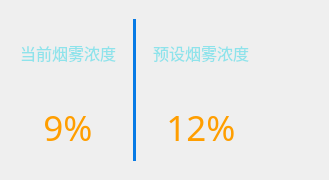
<?xml version="1.0" encoding="UTF-8"?>
<ui version="4.0">
 <class>SmokeSetting</class>
 <widget class="QWidget" name="SmokeSetting">
  <property name="geometry">
   <rect>
    <x>0</x>
    <y>0</y>
    <width>329</width>
    <height>180</height>
   </rect>
  </property>
  <property name="sizePolicy">
   <sizepolicy hsizetype="Maximum" vsizetype="Preferred">
    <horstretch>0</horstretch>
    <verstretch>0</verstretch>
   </sizepolicy>
  </property>
  <property name="windowTitle">
   <string>Form</string>
  </property>
  <layout class="QHBoxLayout" name="horizontalLayout_3">
   <property name="spacing">
    <number>0</number>
   </property>
   <property name="margin">
    <number>0</number>
   </property>
   <item>
    <widget class="QWidget" name="widget" native="true">
     <property name="maximumSize">
      <size>
       <width>16777215</width>
       <height>160</height>
      </size>
     </property>
     <layout class="QHBoxLayout" name="horizontalLayout_2">
      <property name="spacing">
       <number>0</number>
      </property>
      <property name="margin">
       <number>0</number>
      </property>
      <item>
       <layout class="QHBoxLayout" name="horizontalLayout">
        <item>
         <widget class="QWidget" name="widget_temp" native="true">
          <layout class="QGridLayout" name="gridLayout">
           <item row="0" column="0">
            <widget class="QLabel" name="label_2">
             <property name="font">
              <font>
               <family>楷体</family>
               <pointsize>12</pointsize>
              </font>
             </property>
             <property name="styleSheet">
              <string notr="true">color: rgb(142, 227, 235);</string>
             </property>
             <property name="text">
              <string>当前烟雾浓度</string>
             </property>
             <property name="alignment">
              <set>Qt::AlignCenter</set>
             </property>
            </widget>
           </item>
           <item row="1" column="0">
            <widget class="QLabel" name="label_cur_smoke">
             <property name="font">
              <font>
               <family>楷体</family>
               <pointsize>26</pointsize>
              </font>
             </property>
             <property name="styleSheet">
              <string notr="true">color: rgb(255, 158, 0);</string>
             </property>
             <property name="text">
              <string>9%</string>
             </property>
             <property name="alignment">
              <set>Qt::AlignCenter</set>
             </property>
            </widget>
           </item>
           <item row="0" column="1" rowspan="2">
            <widget class="QLabel" name="label">
             <property name="sizePolicy">
              <sizepolicy hsizetype="Preferred" vsizetype="Expanding">
               <horstretch>0</horstretch>
               <verstretch>0</verstretch>
              </sizepolicy>
             </property>
             <property name="minimumSize">
              <size>
               <width>3</width>
               <height>0</height>
              </size>
             </property>
             <property name="maximumSize">
              <size>
               <width>3</width>
               <height>16777215</height>
              </size>
             </property>
             <property name="styleSheet">
              <string notr="true">background-color: rgb(7, 122, 229);</string>
             </property>
             <property name="text">
              <string/>
             </property>
            </widget>
           </item>
           <item row="0" column="2">
            <widget class="QLabel" name="label_3">
             <property name="font">
              <font>
               <family>楷体</family>
               <pointsize>12</pointsize>
              </font>
             </property>
             <property name="styleSheet">
              <string notr="true">color: rgb(142, 227, 235);</string>
             </property>
             <property name="text">
              <string>预设烟雾浓度</string>
             </property>
             <property name="alignment">
              <set>Qt::AlignCenter</set>
             </property>
            </widget>
           </item>
           <item row="1" column="2">
            <widget class="QLabel" name="label_set_smoke">
             <property name="font">
              <font>
               <family>楷体</family>
               <pointsize>26</pointsize>
              </font>
             </property>
             <property name="styleSheet">
              <string notr="true">color: rgb(255, 158, 0);</string>
             </property>
             <property name="text">
              <string>12%</string>
             </property>
             <property name="alignment">
              <set>Qt::AlignCenter</set>
             </property>
            </widget>
           </item>
          </layout>
         </widget>
        </item>
        <item>
         <layout class="QVBoxLayout" name="verticalLayout">
          <property name="spacing">
           <number>0</number>
          </property>
          <item>
           <widget class="QToolButton" name="tbn_smoke_sub">
            <property name="sizePolicy">
             <sizepolicy hsizetype="Maximum" vsizetype="Maximum">
              <horstretch>0</horstretch>
              <verstretch>0</verstretch>
             </sizepolicy>
            </property>
            <property name="minimumSize">
             <size>
              <width>60</width>
              <height>60</height>
             </size>
            </property>
            <property name="text">
             <string/>
            </property>
            <property name="autoRaise">
             <bool>true</bool>
            </property>
           </widget>
          </item>
          <item>
           <widget class="QToolButton" name="tbn_smoke_add">
            <property name="sizePolicy">
             <sizepolicy hsizetype="Maximum" vsizetype="Maximum">
              <horstretch>0</horstretch>
              <verstretch>0</verstretch>
             </sizepolicy>
            </property>
            <property name="minimumSize">
             <size>
              <width>60</width>
              <height>60</height>
             </size>
            </property>
            <property name="font">
             <font>
              <family>楷体</family>
              <pointsize>12</pointsize>
             </font>
            </property>
            <property name="styleSheet">
             <string notr="true"/>
            </property>
            <property name="text">
             <string/>
            </property>
            <property name="toolButtonStyle">
             <enum>Qt::ToolButtonTextUnderIcon</enum>
            </property>
            <property name="autoRaise">
             <bool>true</bool>
            </property>
           </widget>
          </item>
         </layout>
        </item>
       </layout>
      </item>
     </layout>
    </widget>
   </item>
  </layout>
 </widget>
 <resources/>
 <connections/>
</ui>
